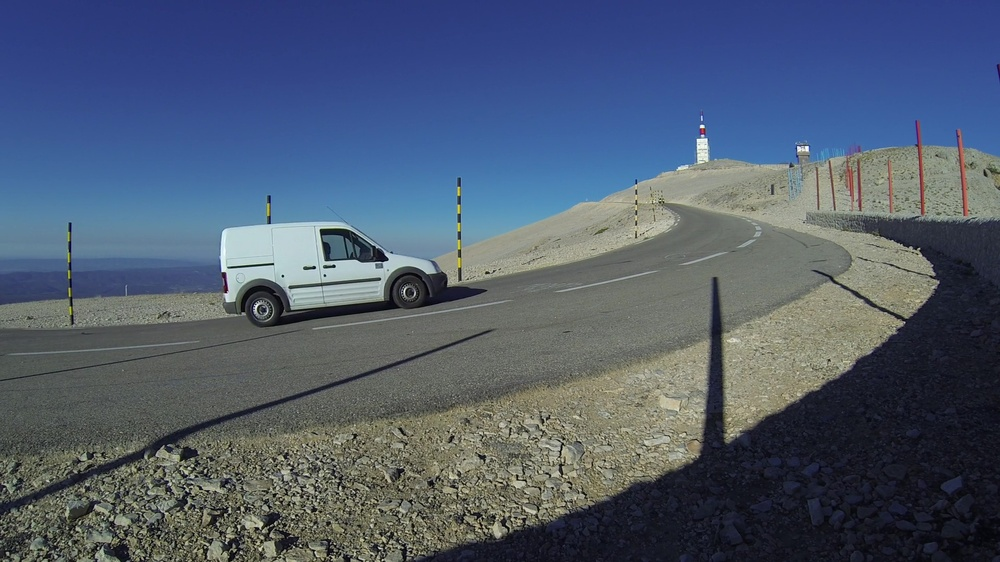
//> input picture examples/lknpyroflow/data/im0.jpg, 1000 x 562 px, shrunk from 1920 x 1080 before the run
$ ./xf_dense_npyr_optical_flow_tb data/im0.jpg data/im1.jpg   (built with g++ and OpenCV 4)
//> lines starting //> are read from the running program, lines starting //| are printed output that depends on the picture
### examples/accumulate/xf_headers.h
// [29 lines of licence text are left out]

#ifndef _XF_HEADERS_H_
#define _XF_HEADERS_H_

#include <stdio.h>
#include <stdlib.h>


#if __SDSCC__
#undef __ARM_NEON__
#undef __ARM_NEON
#include "opencv2/opencv.hpp"
#include "opencv2/imgproc/imgproc.hpp"
#include "opencv2/highgui/highgui.hpp"
#define __ARM_NEON__
#define __ARM_NEON
#else
#include "opencv2/opencv.hpp"
#include "opencv2/imgproc/imgproc.hpp"
#include "opencv2/highgui/highgui.hpp"
#endif


#if __SDSCC__
#include "sds_lib.h"
#define TIME_STAMP_INIT  unsigned int clock_start, clock_end;  clock_start = sds_clock_counter();
#define TIME_STAMP  { clock_end = sds_clock_counter(); printf("elapsed time %lu \n", clock_end-clock_start); clock_start = sds_clock_counter();  }
#endif

#endif//_XF_HEADERS_H_

### examples/lknpyroflow/xf_dense_npyr_optical_flow_tb.cpp
// [29 lines of licence text are left out]
#include "xf_headers.h"
#include "xf_dense_npyr_optical_flow_config.h"

int main(int argc, char *argv[]){

	cv::Mat frame0, frame1;
	cv::Mat frame_out;

	if (argc != 3) {
		std::cout << "Usage incorrect. Correct usage: ./exe <current frame> <next frame>" << std::endl;
		return -1;
	}
	frame0 = cv::imread(argv[1],0);
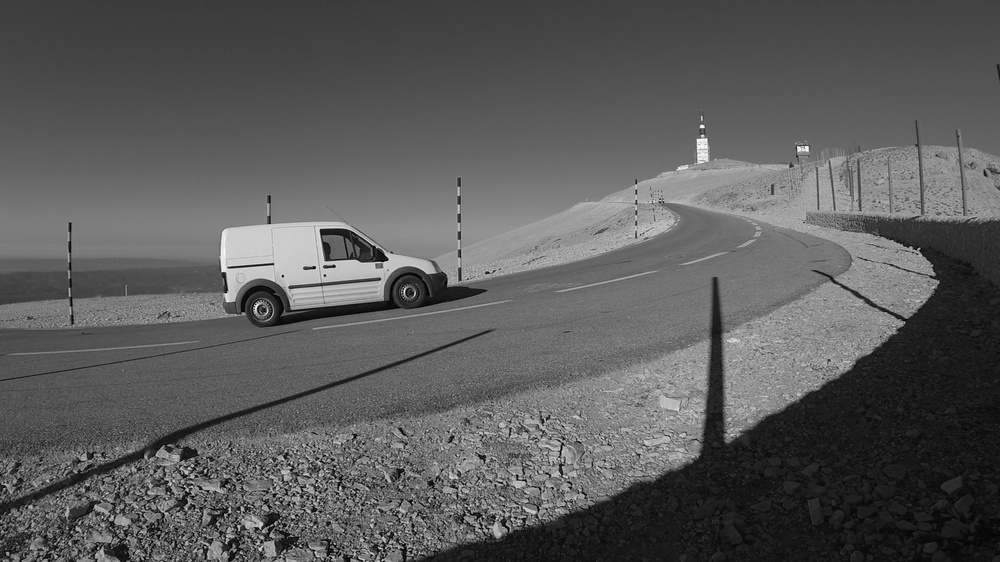
//> frame0: 562 rows x 1000 cols, CV_8UC1; min 0, max 255, mean 91
	frame1 = cv::imread(argv[2],0);
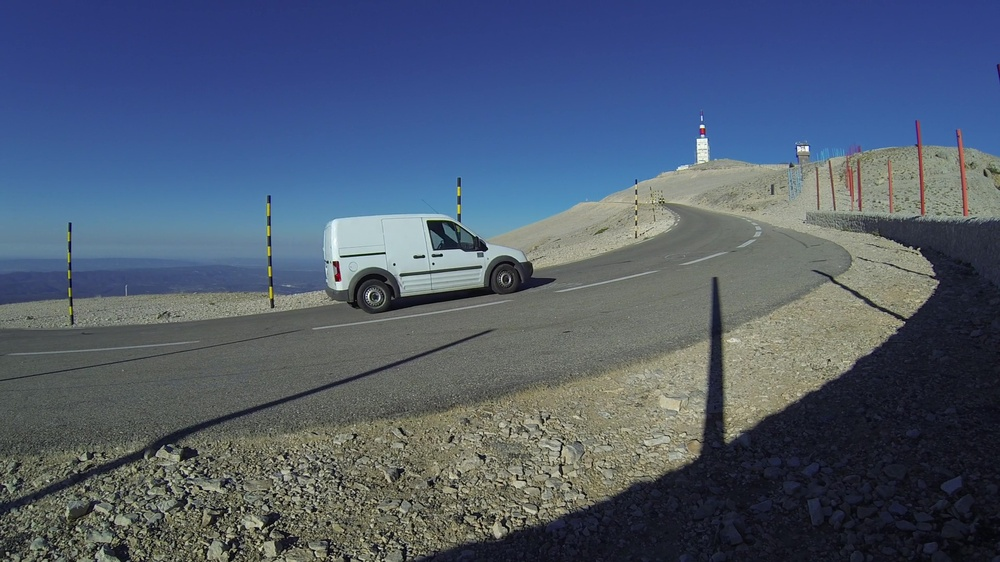
//> input picture examples/lknpyroflow/data/im1.jpg, 1000 x 562 px, shrunk from 1920 x 1080 before the run
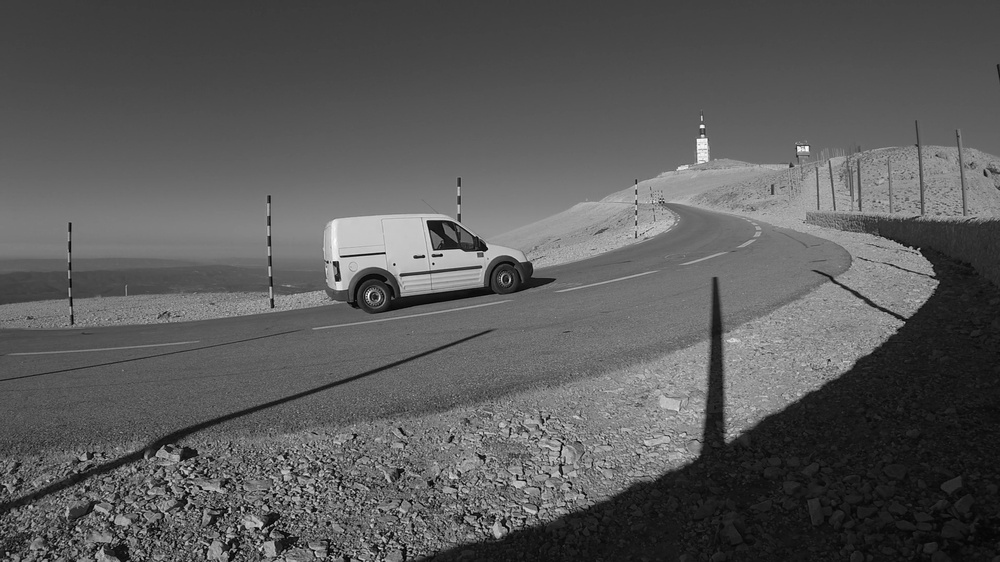
//> frame1: 562 rows x 1000 cols, CV_8UC1; min 0, max 255, mean 90.6

	if (frame0.empty() || frame1.empty()) {
		std::cout << "input files not found!" << std::endl;
		return -1;
	}

	frame_out.create(frame0.rows, frame0.cols, CV_8UC4);
	int cnt = 0;
	unsigned char p1, p2, p3, p4;
	unsigned int pix =0;

	char out_string[200];
//> (the run ends here: the program needs code that is not available in this run, at `static xf::Mat<XF_8UC1, MAX_HEIGHT, MAX_WIDTH, NPPC> buf0(frame0.rows,..`)
